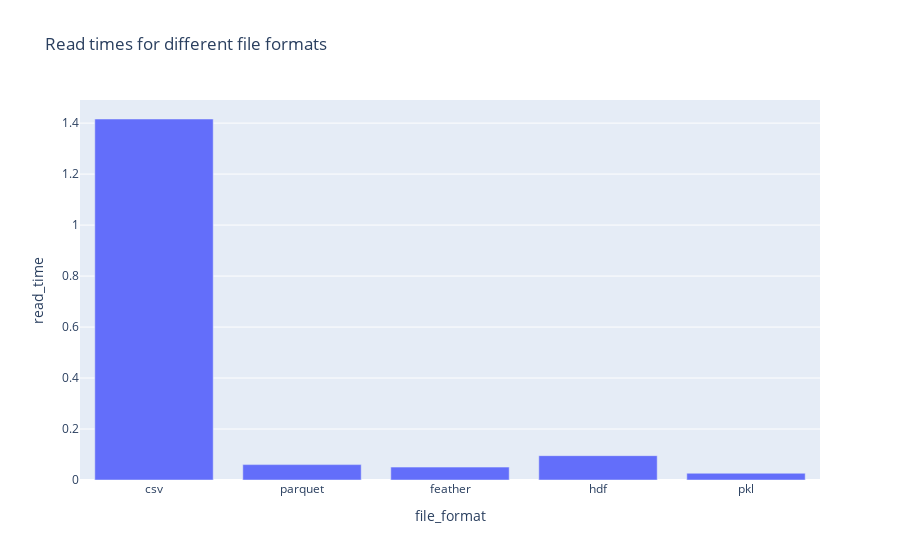

Notebook source saved alongside this figure:
### Code cell
# Plot read time
file_df = pd.DataFrame(file_dict).T.reset_index()
file_df.rename(columns={'index': 'file_format'}, inplace=True)
fig = px.bar(file_df, x='file_format', y='read_time', title='Read times for different file formats')
fig.show()

### Figure 1 — Plotly figure (JSON) as saved in the notebook; plotly's stock layout.template omitted (floating-point values rounded to 4 significant figures)
{"data": [{"alignmentgroup": "True", "hovertemplate": "file_format=%{x}<br>read_time=%{y}<extra></extra>", "legendgroup": "", "marker": {"color": "#636efa", "pattern": {"shape": ""}}, "name": "", "offsetgroup": "", "orientation": "v", "showlegend": false, "textposition": "auto", "type": "bar", "x": ["csv", "parquet", "feather", "hdf", "pkl"], "xaxis": "x", "y": [1.416, 0.06037, 0.05054, 0.09546, 0.02643], "yaxis": "y"}], "layout": {"barmode": "relative", "legend": {"tracegroupgap": 0}, "title": {"text": "Read times for different file formats"}, "xaxis": {"anchor": "y", "domain": [0, 1], "title": {"text": "file_format"}}, "yaxis": {"anchor": "x", "domain": [0, 1], "title": {"text": "read_time"}}}}
